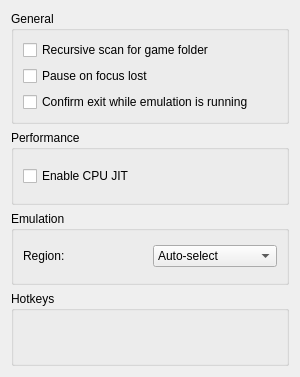
<?xml version="1.0" encoding="UTF-8"?>
<ui version="4.0">
 <class>ConfigureGeneral</class>
 <widget class="QWidget" name="ConfigureGeneral">
  <property name="geometry">
   <rect>
    <x>0</x>
    <y>0</y>
    <width>300</width>
    <height>377</height>
   </rect>
  </property>
  <property name="windowTitle">
   <string>Form</string>
  </property>
  <layout class="QHBoxLayout" name="horizontalLayout">
   <item>
    <layout class="QVBoxLayout" name="verticalLayout">
     <item>
      <widget class="QGroupBox" name="groupBox">
       <property name="title">
        <string>General</string>
       </property>
       <layout class="QHBoxLayout" name="horizontalLayout_3">
        <item>
         <layout class="QVBoxLayout" name="verticalLayout_2">
          <item>
           <widget class="QCheckBox" name="toggle_deepscan">
            <property name="text">
             <string>Recursive scan for game folder</string>
            </property>
           </widget>
          </item>
          <item>
           <widget class="QCheckBox" name="toogle_pause_onfocuslost">
            <property name="text">
             <string>Pause on focus lost</string>
            </property>
           </widget>
          </item>
          <item>
           <widget class="QCheckBox" name="toggle_check_exit">
            <property name="text">
             <string>Confirm exit while emulation is running</string>
            </property>
           </widget>
          </item>
         </layout>
        </item>
       </layout>
      </widget>
     </item>
      <item>
        <widget class="QGroupBox" name="groupBox_2">
          <property name="title">
            <string>Performance</string>
          </property>
          <layout class="QHBoxLayout" name="horizontalLayout_7">
            <item>
              <layout class="QVBoxLayout" name="verticalLayout_5">
                <item>
                  <widget class="QCheckBox" name="toggle_cpu_jit">
                    <property name="text">
                      <string>Enable CPU JIT</string>
                    </property>
                  </widget>
                </item>
              </layout>
            </item>
          </layout>
        </widget>
      </item>
     <item>
      <widget class="QGroupBox" name="groupBox_4">
       <property name="title">
        <string>Emulation</string>
       </property>
       <layout class="QHBoxLayout" name="horizontalLayout_5">
        <item>
         <layout class="QVBoxLayout" name="verticalLayout_6">
          <item>
           <layout class="QHBoxLayout" name="horizontalLayout_6">
            <item>
             <widget class="QLabel" name="label">
              <property name="text">
               <string>Region:</string>
              </property>
             </widget>
            </item>
            <item>
             <widget class="QComboBox" name="region_combobox">
              <item>
               <property name="text">
                <string>Auto-select</string>
               </property>
              </item>
              <item>
               <property name="text">
                <string notr="true">JPN</string>
               </property>
              </item>
              <item>
               <property name="text">
                <string notr="true">USA</string>
               </property>
              </item>
              <item>
               <property name="text">
                <string notr="true">EUR</string>
               </property>
              </item>
              <item>
               <property name="text">
                <string notr="true">AUS</string>
               </property>
              </item>
              <item>
               <property name="text">
                <string notr="true">CHN</string>
               </property>
              </item>
              <item>
               <property name="text">
                <string notr="true">KOR</string>
               </property>
              </item>
              <item>
               <property name="text">
                <string notr="true">TWN</string>
               </property>
              </item>
             </widget>
            </item>
           </layout>
          </item>
         </layout>
        </item>
       </layout>
      </widget>
     </item>
     <item>
      <widget class="QGroupBox" name="groupBox_3">
       <property name="title">
        <string>Hotkeys</string>
       </property>
       <layout class="QHBoxLayout" name="horizontalLayout_4">
        <item>
         <layout class="QVBoxLayout" name="verticalLayout_4">
          <item>
           <widget class="GHotkeysDialog" name="widget" native="true"/>
          </item>
         </layout>
        </item>
       </layout>
      </widget>
     </item>
    </layout>
   </item>
  </layout>
 </widget>
 <customwidgets>
  <customwidget>
   <class>GHotkeysDialog</class>
   <extends>QWidget</extends>
   <header>hotkeys.h</header>
   <container>1</container>
  </customwidget>
 </customwidgets>
 <resources/>
 <connections/>
</ui>
